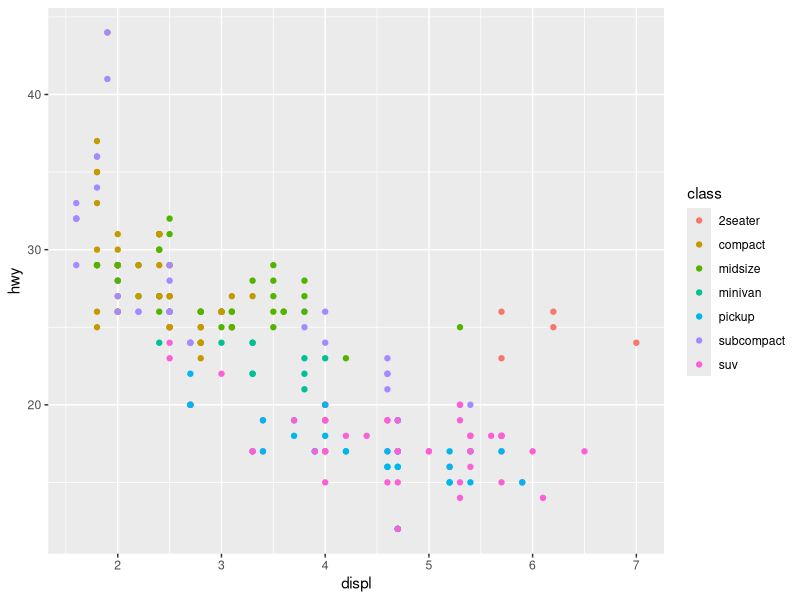
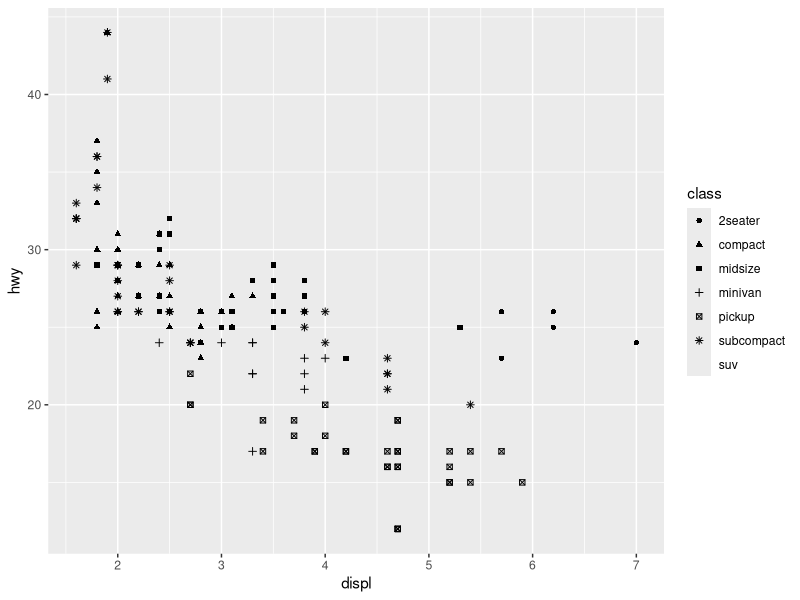
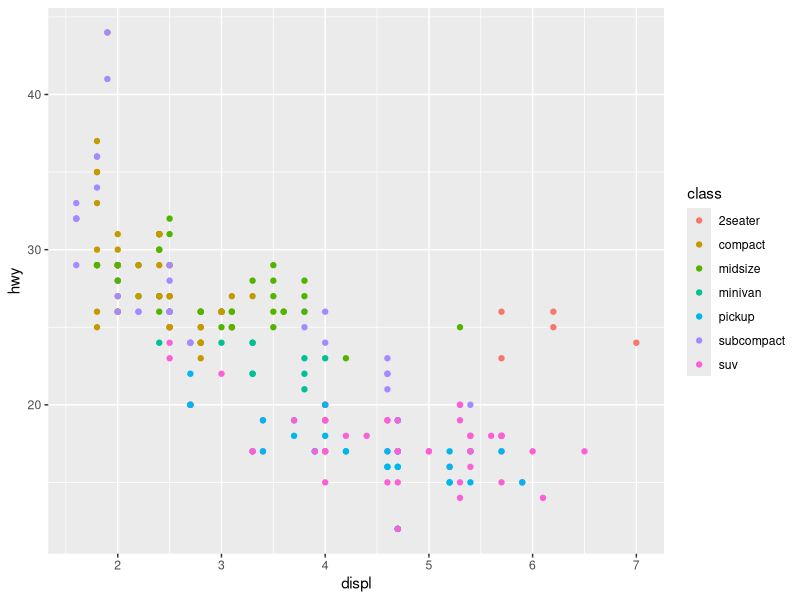
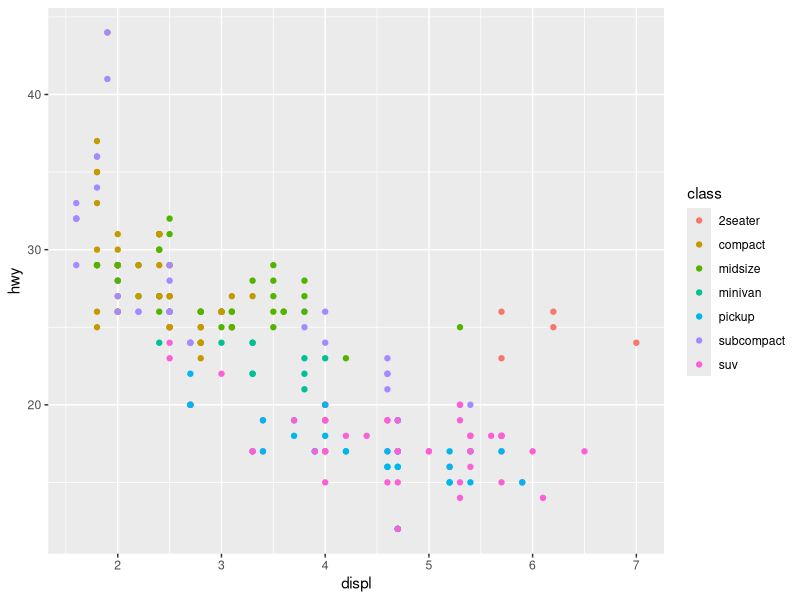
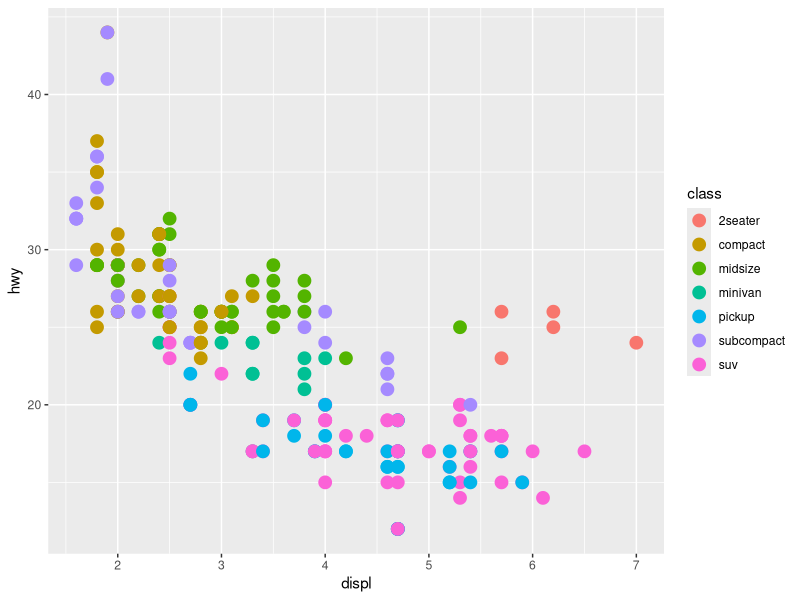
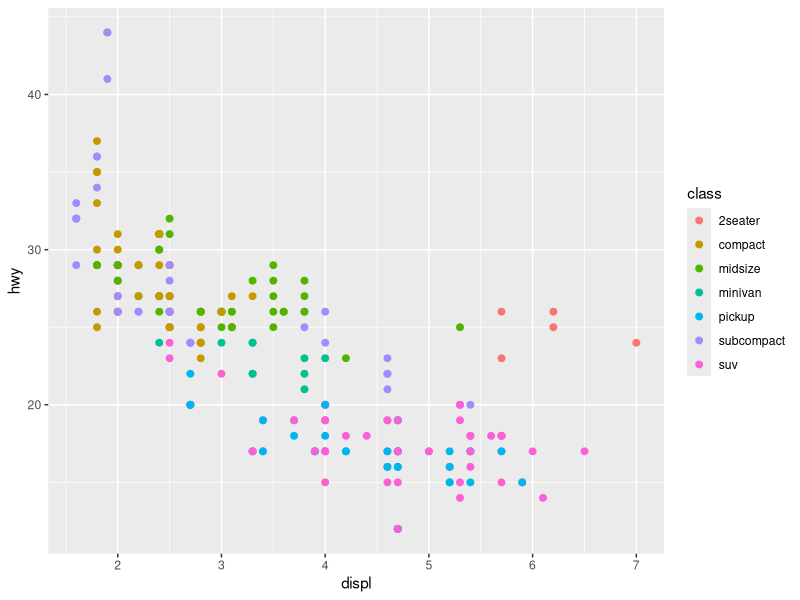
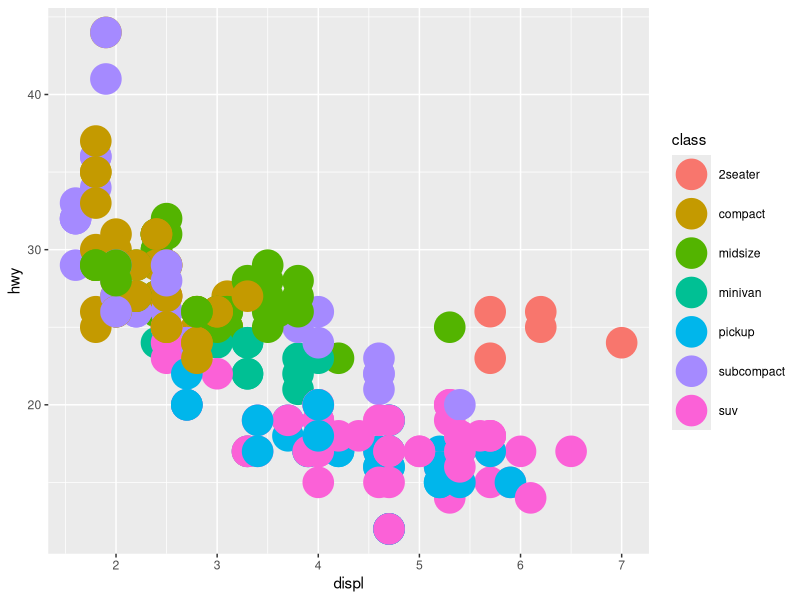
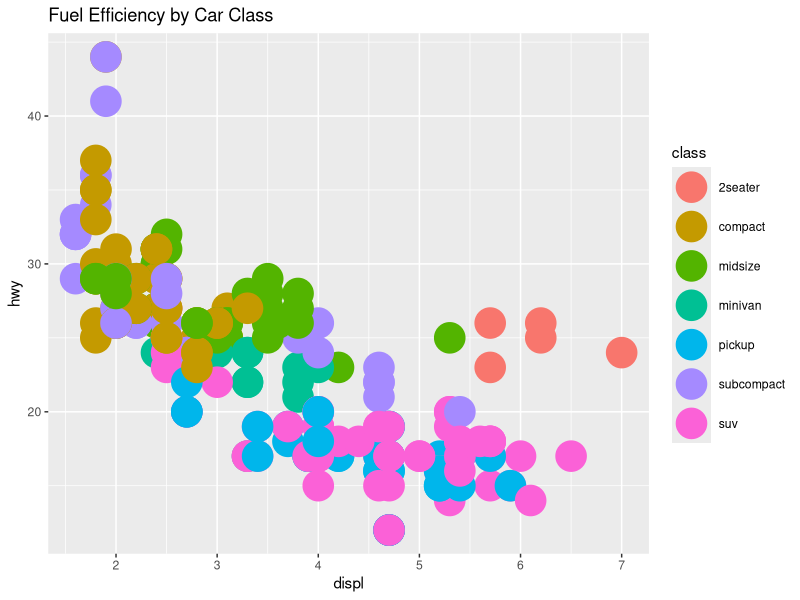

R code for these plots, in order:
## ---- chunk 1
knitr::opts_chunk$set(
  echo = TRUE,
  message = FALSE,
  warning = FALSE,
  tidy = FALSE,
  fig.width = 7,
  fig.asp = 0.618
)
## ---- chunk 2
library(tidyverse)                # for ggplot2 and mpg
library(patchwork)                # for combining plots
library(scales)                   # for axis formatting
## ---- chunk 3
?mpg
names(mpg)
## ---- chunk 4
# Mapping class to color works well
ggplot(mpg, aes(x = displ, y = hwy, color = class)) +
  geom_point()
## ---- chunk 5
# Mapping class to shape produces warnings
ggplot(mpg, aes(x = displ, y = hwy, shape = class)) +
  geom_point()
## ---- chunk 6
# Create a saved plot
p1 <- ggplot(mpg, aes(x = displ, y = hwy, color = class)) + 
  geom_point()

p1  # p1

## ---- chunk 7
# Save a plot
p1 <- ggplot(mpg, aes(x = displ, y = hwy, color = class)) +
  geom_point()

p1  # Show original

# Step 1: Try to make points bigger
p1 + geom_point(size = 4)
# "Looks like it worked!" (because bigger covers smaller)

# Step 2: Now try to make them smaller  
p1 + geom_point(size = 2)
# "Wait... now I see BOTH layers! Small points on top of the original size!"
## ---- chunk 8

p1 + geom_point(size = 10)
## ---- chunk 9
p1 <- ggplot(mpg, aes(x = displ, y = hwy, color = class)) +
  geom_point(size = 10)
## ---- chunk 10
# Change the labels
p1 + labs(title = "Fuel Efficiency by Car Class")

# Change the theme  
p1 + theme_classic()
## ---- chunk 11
# Save plots to variables
p1 <- ggplot(mpg, aes(x = displ, y = hwy, color = class)) +
  geom_point()

p2 <- ggplot(mpg, aes(x = displ, y = hwy, shape = class)) +
  geom_point()

# Combine side-by-side with +
p1 + p2
## ---- chunk 12
# Stack plots vertically
p1 / p2
## ---- chunk 13
# class mapped to size
ggplot(mpg, aes(x = displ, y = hwy, size = class)) +
  geom_point() 
## ---- chunk 14
# class mapped to alpha
ggplot(mpg, aes(x = displ, y = hwy, alpha = class)) +
  geom_point() 
## ---- chunk 15
ggplot(mpg, aes(x = displ, y = hwy)) + 
  geom_point(color = "blue") 
## ---- chunk 16
ggplot(mpg, aes(x = displ, y = hwy, color = class)) +
  geom_point()
## ---- chunk 17
shapes <- tibble(
  shape = c(0, 1, 2, 5, 3, 4, 6:19, 20, 21, 22, 23, 24),
  x = (0:24 %/% 5) / 2,
  y = (-(0:24 %% 5)) / 4
)

ggplot(shapes, aes(x, y)) + 
  geom_point(aes(shape = shape), size = 5, fill = "red") +
  geom_text(aes(label = shape), hjust = 0, nudge_x = 0.15) +
  scale_shape_identity() +
  expand_limits(x = 4.1) +
  scale_x_continuous(NULL, breaks = NULL) + 
  scale_y_continuous(NULL, breaks = NULL, limits = c(-1.2, 0.2)) + 
  theme_minimal() +
  theme(aspect.ratio = 1/2.75)
## ---- chunk 18
# color varies by class (class is a column in mpg)
ggplot(mpg, aes(x = displ, y = hwy, color = class)) +
  geom_point()
## ---- chunk 19
# all points are pink
ggplot(mpg, aes(x = displ, y = hwy)) +
  geom_point(color = "pink", size = 3)
## ---- chunk 20
# Your code here

## ---- chunk 21
# Your code here

## ---- chunk 22
# Your code here

## ---- chunk 23
# Your code here

## ---- chunk 24
# Your code here

## ---- chunk 25
# Your code here

## ---- chunk 26
# Scatterplot
ggplot(mpg, aes(x = displ, y = hwy)) +  
  geom_point() 
## ---- chunk 27
# Smooth line
ggplot(mpg, aes(x = displ, y = hwy)) + 
  geom_smooth()
## ---- chunk 28
# Shape doesn't work with geom_smooth - no legend appears
ggplot(mpg, aes(x = displ, y = hwy, shape = drv)) + 
  geom_smooth()
## ---- chunk 29
# Linetype DOES work with geom_smooth
ggplot(mpg, aes(x = displ, y = hwy, linetype = drv)) + 
  geom_smooth()
## ---- chunk 30
ggplot(mpg, aes(x = displ, y = hwy, color = drv)) +
  geom_point() + 
  geom_smooth(aes(linetype = drv))
## ---- chunk 31
ggplot(mpg, aes(x = displ, y = hwy)) +
  geom_point() +
  geom_point(
   data  = mpg |> filter(class == '2seater'),
    color = "red",
    size = 3
  )
## ---- chunk 32
# Histogram shows distribution
ggplot(mpg, aes(x = hwy)) + 
  geom_histogram(binwidth = 2)
## ---- chunk 33
# Density plot shows smooth distribution
ggplot(mpg, aes(x = hwy)) + 
  geom_density()
## ---- chunk 34
# Boxplot shows summary statistics and outliers
ggplot(mpg, aes(x = hwy)) + 
  geom_boxplot()
## ---- chunk 35
# Your code here

## ---- chunk 36
ggplot(mpg, aes(x = displ, y = hwy)) +
  geom_smooth(aes(color = drv), show.legend = FALSE)
## ---- chunk 37
# Your code here

## ---- chunk 38
# Your code here

## ---- chunk 39
ggplot(mpg, aes(x = displ, y = hwy)) +
  geom_point() +
  geom_smooth()

ggplot() +
  geom_point(data = mpg, mapping = aes(x = displ, y = hwy)) +
  geom_smooth(data = mpg, mapping = aes(x = displ, y = hwy))
## ---- chunk 40
ggplot(mpg, aes(x = displ, y = hwy)) +
  geom_point() +
  facet_wrap(~ class, nrow = 2)
## ---- chunk 41
ggplot(mpg, aes(x = displ, y = hwy)) +
  geom_point() +
  facet_grid(drv ~ cyl)
## ---- chunk 42
ggplot(mpg, aes(x = displ, y = hwy)) +
  geom_point() +
  facet_grid(drv ~ cyl, scales = "free_y")
## ---- chunk 43
ggplot(mpg, aes(x = drv, y = cyl)) + 
  geom_point()
## ---- chunk 44
# Your code here

## ---- chunk 45
ggplot(mpg, aes(x = drv, y = cyl)) + 
  geom_point()
## ---- chunk 46
# Your code here

## ---- chunk 47
ggplot(mpg, aes(x = displ, y = hwy)) +
  geom_point() +
  facet_grid(drv ~ .)

ggplot(mpg, aes(x = displ, y = hwy)) +
  geom_point() +
  facet_grid(. ~ cyl)
## ---- chunk 48
# Your code here

## ---- chunk 49
ggplot(mpg, aes(x = displ, y = hwy)) +
  geom_point() +
  facet_wrap(~ class, nrow = 2)
## ---- chunk 50
# Your code here

## ---- chunk 51
# Fill colors the inside of the bars
ggplot(mpg, aes(x = drv, fill = drv)) + 
  geom_bar()
## ---- chunk 52
# Stacked bars (default)
ggplot(mpg, aes(x = drv, fill = class)) + 
  geom_bar()
## ---- chunk 53
# All bars go to 100%
ggplot(mpg, aes(x = drv, fill = class)) +
  geom_bar(position = "fill")
## ---- chunk 54
# Side-by-side bars
ggplot(mpg, aes(x = drv, fill = class)) +
  geom_bar(position = "dodge")
## ---- chunk 55
# Your code here

## ---- chunk 56
# Your code here

## ---- chunk 57
# Your code here

